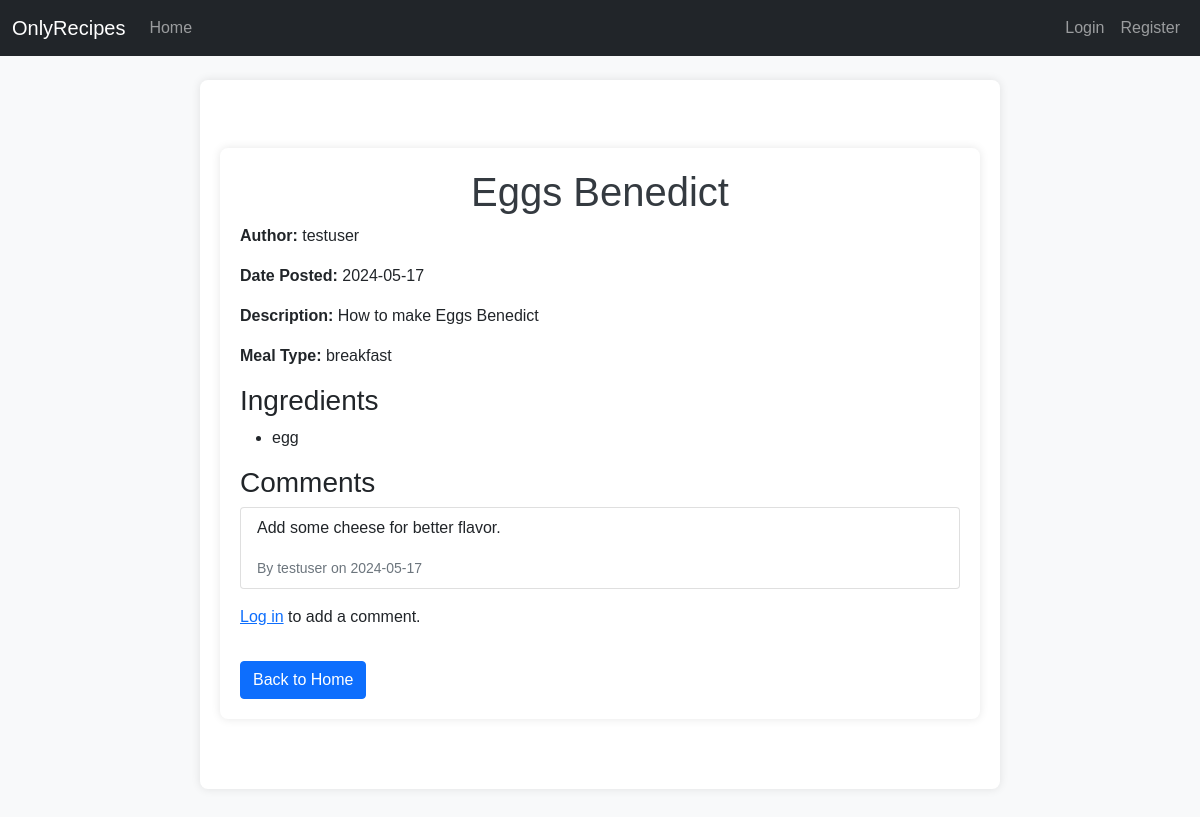
Page /view_recipe_request/1 on the earlier database version.
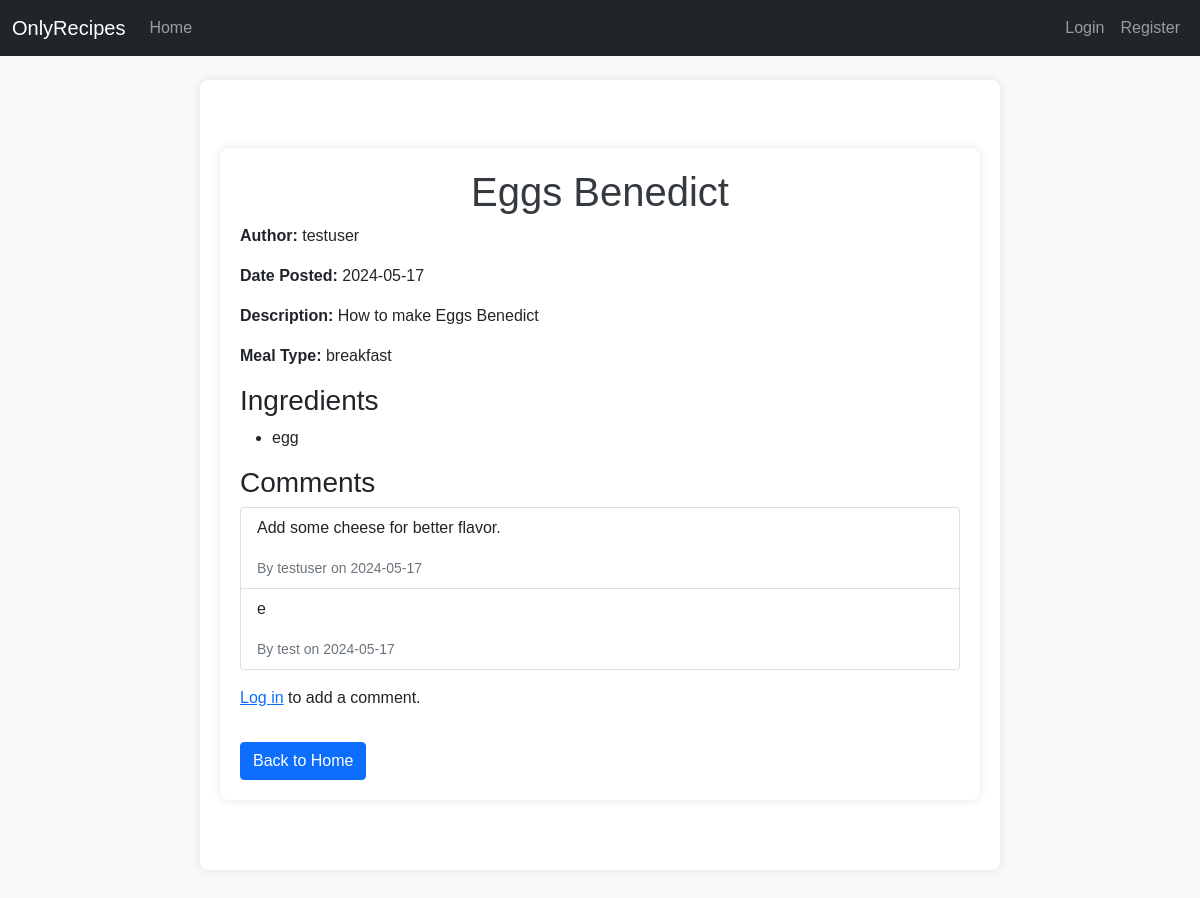
Same page on the later database version.
### app/models.py (models this page shows, shortened)
class Ingredient(db.Model):
    id = db.Column(db.Integer, primary_key=True)
    name = db.Column(db.String(50), unique=True)

class RecipeReply(db.Model):
    id = db.Column(db.Integer, primary_key=True)
    content = db.Column(db.Text, nullable=False)
    created_at = db.Column(db.DateTime, default=datetime.utcnow)
    request_id = db.Column(db.Integer, db.ForeignKey('recipe_request.id'), nullable=False)
    user_id = db.Column(db.Integer, db.ForeignKey('user.id'), nullable=False)

class User(db.Model, UserMixin):
    id = db.Column(db.Integer, primary_key=True)
    username = db.Column(db.String(80), unique=True, nullable=False)
    email = db.Column(db.String(120), unique=True, nullable=False)
    password_hash = db.Column(db.String(128))
    recipe_requests = db.relationship('RecipeRequest', backref='author', lazy=True)
    replies = db.relationship('RecipeReply', backref='replier', lazy=True)
    recipes = db.relationship('Recipe', backref='author', lazy=True)

### app/routes.py (the view, shortened to what this page needs)
@bp.route('/view_recipe_request/<int:id>', methods=['GET', 'POST'])
def view_recipe_request(id):
    recipe_request = RecipeRequest.query.get_or_404(id)
    form = RecipeReplyForm()
    return render_template('view_recipe_request.html', request=recipe_request, form=form)

### app/templates/view_recipe_request.html (shortened to what this page needs)
{% extends "base.html" %}
{% block content %}
<div class="container mt-5">
    <div class="row">
        <div class="col-md-12">
            <h1>{{ request.title }}</h1>
            <p><strong>Author:</strong> {{ request.author.username }}</p>
            <p><strong>Date Posted:</strong> {{ request.created_at.strftime('%Y-%m-%d') }}</p>
            <p><strong>Description:</strong> {{ request.description }}</p>
            <p><strong>Meal Type:</strong> {{ request.meal_type }}</p>
            <h3>Ingredients</h3>
            <ul>
                {% for ingredient in request.ingredients %}
                    <li>{{ ingredient.name }}</li>
                {% else %}
                    <li>No ingredients listed.</li>
                {% endfor %}
            </ul>
            <h3>Comments</h3>
            <ul class="list-group">
                {% for reply in request.replies %}
                    <li class="list-group-item">
                        <p>{{ reply.content }}</p>
                        <small class="text-muted">By {{ reply.replier.username }} on {{ reply.created_at.strftime('%Y-%m-%d') }}</small>
                    </li>
                {% else %}
                    <li class="list-group-item">No comments yet.</li>
                {% endfor %}
            </ul>
            {% if current_user.is_authenticated %}
                <form action="{{ url_for('main.create_reply', request_id=request.id) }}" method="POST" class="mt-3">
                    {{ form.hidden_tag() }}
                    <div class="form-group">
                        {{ form.content.label(class="form-label") }}
                        {{ form.content(class="form-control", value="") }}
                    </div>
                    <button type="submit" class="btn btn-primary mt-2">Submit Comment</button>
                </form>
            {% else %}
                <p class="mt-3"><a href="{{ url_for('main.login') }}">Log in</a> to add a comment.</p>
            {% endif %}
            <a href="{{ url_for('main.index') }}" class="btn btn-primary mt-3">Back to Home</a>
        </div>
    </div>
</div>
{% endblock %}

Differences in the rows shown:
added RecipeReply: content "e", replier.username "test", created_at "2024-05-17"
